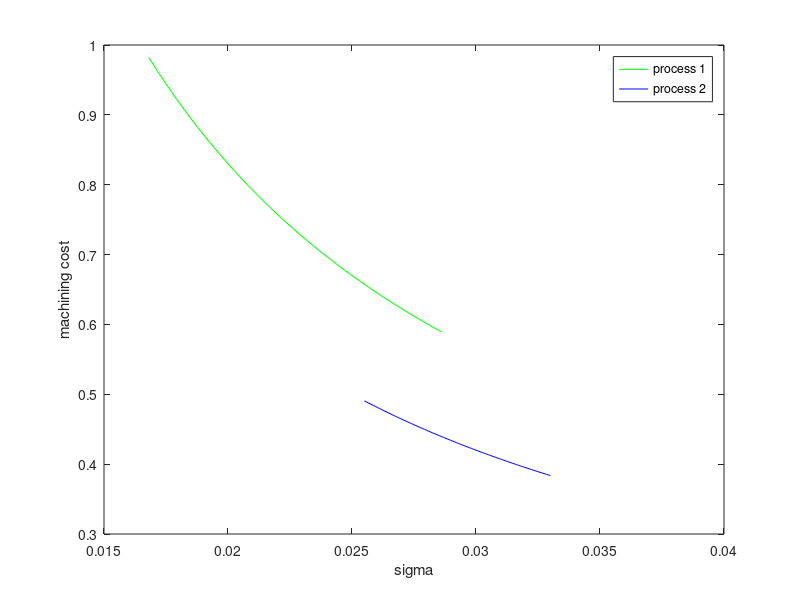

Source code (MATLAB):

a = [0.03 0.02];
b = [0.016 0.012];
x1 = linspace(0.0168,0.0286,30);
x2 = linspace(0.0255,0.033);
y1 = a(1) + b(1)./x1;
y2 = a(2) + b(2)./x2;

figure
plot(x1,y1,'g',x2,y2,'b');
legend('process 1','process 2')
xlabel('sigma')
ylabel('machining cost');

